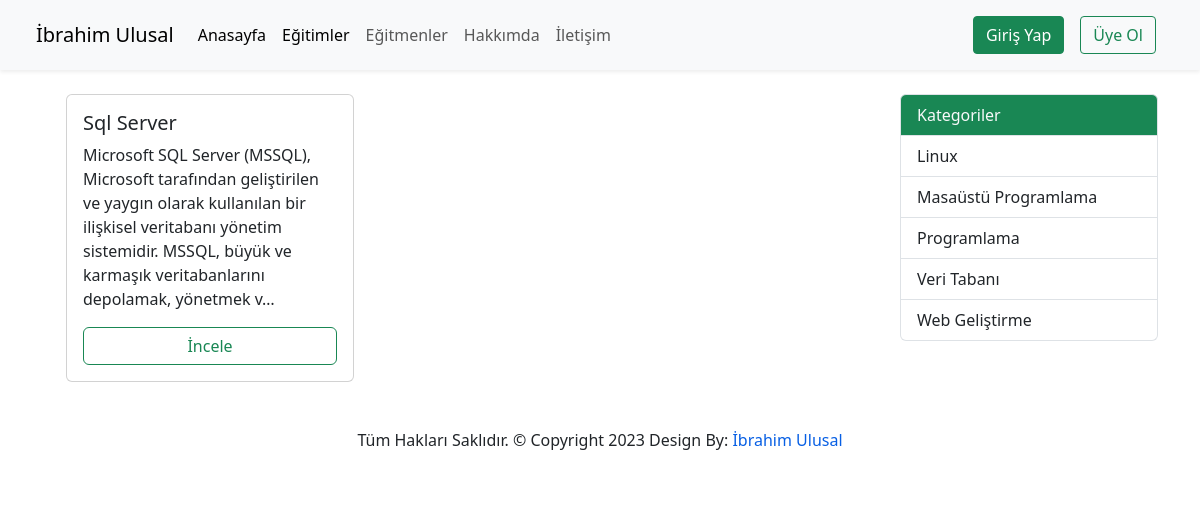
/courses/category/veri-taban, run on the app's committed database.
### courses/Models/Course.py (models this page shows, shortened)
class Course(models.Model):
    title = models.CharField(max_length=50,help_text="Course Adı ile aynı olsun!")
    name = models.ForeignKey(CourseName,on_delete=models.CASCADE)
    category = models.ManyToManyField(Category,blank=True,null=True)
    teachers = models.ForeignKey(Teacher,on_delete=models.CASCADE,blank=True,null=True)
    students = models.ManyToManyField(User,null=True,blank=True,related_name='courses_joined')
    description = models.TextField()
    image = models.ImageField(upload_to='courses/%Y-%m/%d/',blank=True,null=True)
    isActive = models.BooleanField()
    date = models.DateTimeField(auto_now_add=True)
    slug = models.SlugField(unique=True,editable=False)

### courses/Models/Category.py (models this page shows, shortened)
class Category(models.Model):
    categoryName = models.CharField(max_length=50)
    date = models.DateTimeField(auto_now_add=True)
    slug = models.SlugField(unique=True,editable=False)

### courses/views.py (the view)
# urls.py: path('category/<slug:categories_slug>',categoryList,name = 'categories'),
def categoryList(request,categories_slug):
    courses = Course.objects.all().filter(category__slug__iexact = categories_slug)
    if len(courses) == 0:
        messages.info(request,'Kategori Boş')
    return render(request,'courseAppFiles/courses.html',context={
        'courses':courses,
        'categories':Category.objects.all().order_by('categoryName'),
    })

### templates/courseAppFiles/courses.html (shortened to what this page needs)
{% extends 'partials/_base.html' %}
{% load static %}
{% block content %}
<div id="overviews" class="section wb">
    <div class="container mt-4">
        <div class="row ms-auto">
            <div class="col-lg-9">
                <div class="row ms-auto">
                    {% for course in courses %}
                    <div class="col-lg-5 col-md-4 mb-3 col-12 me-5">
                        <div class="card" style="width: 18rem;">
                            <div class="card-body">
                              <h5 class="card-title">{{ course.title }}</h5>
                              <p class="card-text">{{ course.description|truncatechars:200 }}</p>
                              <a href="{% url 'course-details' course.slug course.id %}" class="card-link btn btn-outline-success d-block">İncele</a>
                            </div>
                          </div>
                    </div>
                    {% endfor %}
                </div>
            </div>
            <div class="col-lg-3 col-12 right-single">
                <div class="list-group">
                    <li class="list-group-item list-group-item-action bg-success text-light">
                      Kategoriler
                    </li>
                    {% for category in categories %}
                    <a href="{% url 'categories' category.slug %}" class="list-group-item list-group-item-action"> {{ category.categoryName|title }} </a>
                    {% endfor %}
                </div>
            </div>
        </div>
    </div>
</div>
{% endblock %}

### static/css/style.css (style rules this page uses)
* { margin:0; padding:0; }
:root { --main-color : rgb(27,31,36); --text-color : rgb(255,255,255); --primary-color: rgb(7,95,228); --dark-color : rgb(35,43,53); --default-text-color : rgb(0,0,0); --yellow : rgb(245,223,78); }
html { scroll-behavior: smooth; }
body { font-size: 16px; font-family: 'Poppins',sans-serif; font-weight: normal; font-style: normal; color: var(--default-text-color); }

### data on the page
Course: title "Sql Server", description "Microsoft SQL Server (MSSQL), Microsoft tarafından geliştirilen ve yaygın olarak kullanılan bir ilişkisel veritabanı yönetim sistemidir. MSSQL, büyük ve karmaşık veritabanlarını depolamak, yönetmek v…"
Category: categoryName "Linux"
Category: categoryName "Masaüstü Programlama"
Category: categoryName "Programlama"
Category: categoryName "Veri Tabanı"
Category: categoryName "Web Geliştirme"
